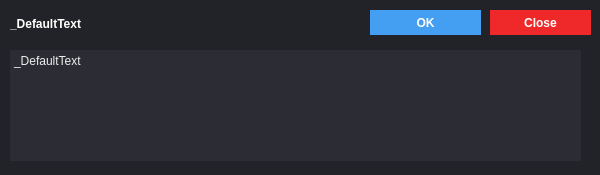
<?xml version="1.0" encoding="UTF-8"?>
<ui version="4.0">
 <class>BlueDialog</class>
 <widget class="QWidget" name="BlueDialog">
  <property name="geometry">
   <rect>
    <x>0</x>
    <y>0</y>
    <width>600</width>
    <height>175</height>
   </rect>
  </property>
  <property name="windowTitle">
   <string>Notification</string>
  </property>
  <property name="styleSheet">
   <string notr="true">background-color: rgb(34, 35, 40);</string>
  </property>
  <widget class="QPushButton" name="ok">
   <property name="geometry">
    <rect>
     <x>370</x>
     <y>10</y>
     <width>111</width>
     <height>25</height>
    </rect>
   </property>
   <property name="styleSheet">
    <string notr="true">QPushButton
{
border:0px;
background-color: rgb(68, 158, 241);
color: rgb(255, 255, 255);
font-weight: bold
}

QPushButton::pressed {
background-color: rgb(93, 127, 247);
}</string>
   </property>
   <property name="text">
    <string>OK</string>
   </property>
  </widget>
  <widget class="QPushButton" name="close">
   <property name="geometry">
    <rect>
     <x>490</x>
     <y>10</y>
     <width>101</width>
     <height>25</height>
    </rect>
   </property>
   <property name="styleSheet">
    <string notr="true">QPushButton
{
border:0px;
background-color: rgb(239, 41, 41);
color: rgb(255, 255, 255);
font-weight: bold
}

QPushButton::pressed {
background-color: rgb(164, 0, 0);
}</string>
   </property>
   <property name="text">
    <string>Close</string>
   </property>
  </widget>
  <widget class="QPlainTextEdit" name="plainTextEdit">
   <property name="geometry">
    <rect>
     <x>10</x>
     <y>50</y>
     <width>571</width>
     <height>111</height>
    </rect>
   </property>
   <property name="styleSheet">
    <string notr="true">color: rgb(238, 238, 236);
background-color: rgb(44, 44, 52);</string>
   </property>
   <property name="frameShape">
    <enum>QFrame::NoFrame</enum>
   </property>
   <property name="readOnly">
    <bool>true</bool>
   </property>
   <property name="plainText">
    <string>_DefaultText
</string>
   </property>
  </widget>
  <widget class="QLabel" name="label">
   <property name="geometry">
    <rect>
     <x>10</x>
     <y>15</y>
     <width>351</width>
     <height>17</height>
    </rect>
   </property>
   <property name="styleSheet">
    <string notr="true">color: rgb(255, 255, 255);
font-weight: bold</string>
   </property>
   <property name="text">
    <string>_DefaultText</string>
   </property>
  </widget>
 </widget>
 <resources/>
 <connections/>
</ui>
